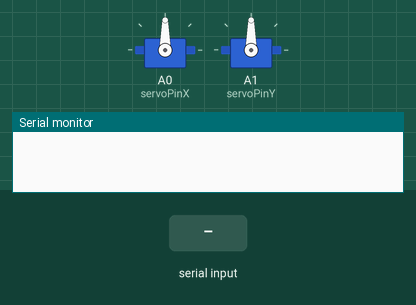
This sketch was run on a simulated Arduino Mega 2560, built with avr-gcc and run on an emulated ATmega2560. Shown: 2 × servo, the last lines printed to the serial monitor. Inputs (shaded band) come from the test bench.

Above: at 1.2 s.
1.3 s: "w" received over the second serial link
At 2.5 s:
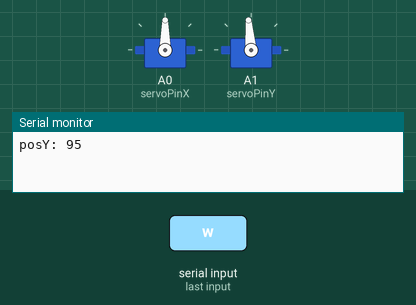
2.8 s: "w" received over the second serial link
At 3.6 s:
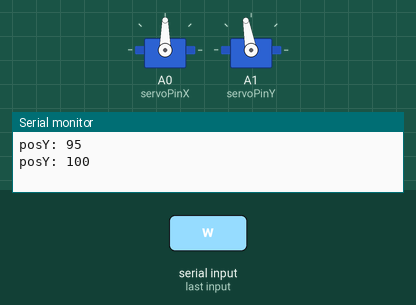
4.3 s: "a" received over the second serial link
At 4.7 s:
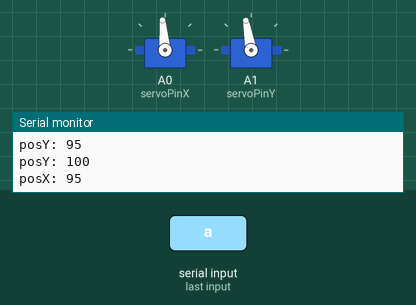
5.8 s: "a" received over the second serial link
At 7.0 s:
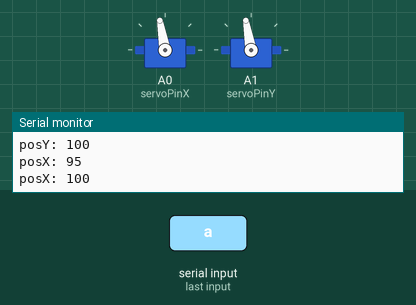
7.3 s: "z" received over the second serial link
At 8.2 s:
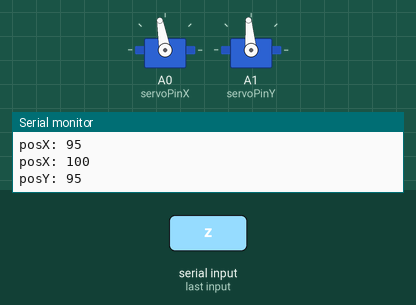
8.8 s: "s" received over the second serial link
At 9.4 s:
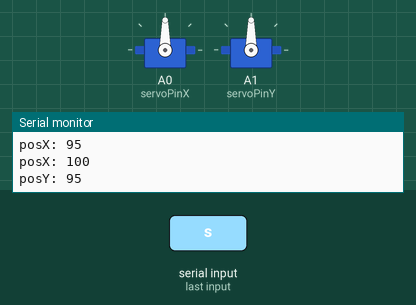
Timing chart, 0 to 11.3 s (numbered marks = the images above; inputs shaded):
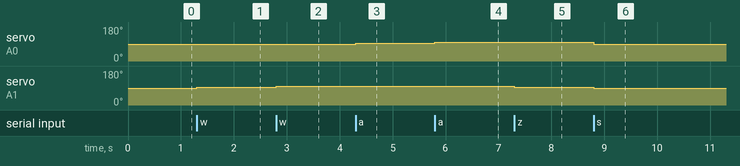

The sketch:

GimbalControl.ino
```cpp
// this program demonstrates the communication from the control laptop
// to the arduino and the control of the two servos in the supplied gimbal
//
// you need an USB cable to program the arduino

// pin number of on-board LED
int ledPin = 13;

#include <Servo.h>  // standard servo library

Servo servoX; // declare servo objects
Servo servoY;

int posY = 90; // initial servo posititions in degree
int posX = 90;

int servoPinX = A0; // arduino pins used to connect servo control signals
int servoPinY = A1;

// setup() is only run once
void setup() {
  Serial1.begin(115200); // ethernet cable or WiFi
  Serial.begin(9600);

  servoX.attach(servoPinX);
  servoY.attach(servoPinY);

  servoX.write(posX); // move to middle position
  servoY.write(posY);


  // read the input buffer until it is empty
  // any character in the buffer is ignored
  while (Serial1.available())
     Serial1.read();
}

// the commands in loop() are repeated forever
void loop() {
  if(Serial1.available() > 0)
  {
    char Command = Serial1.read();
    // if a w,z,a or d is pressed servos move with a step of
    // 5 degrees.
    // s moves to mid position
    switch(Command)
    {
      case 'w':
        if(posY + 5 <= 180) {
          posY = posY + 5;
          servoY.write(posY);
          logPosY();
        }
      break;
      case 'z':
        if(posY - 5 >= 5) {
          posY = posY - 5;
          servoY.write(posY);
          logPosY();
        }
      break;
      case 'a':
        if(posX + 5 <= 180) {
          posX = posX + 5;
          servoX.write(posX);
          logPosX();
        }
      break;
      case 'd':
        if(posX - 5 >= 5) {
          posX = posX - 5;
          servoX.write(posX);
          logPosX();
        }
      break;
      case 's':
        posX = 90;
        servoX.write(posX);
        posY = 90;
        servoY.write(posY);
      break;
    }
  }
}

void logPosX() {
  // logs the X position of the servo to the console
  Serial.print("posX: ");
  Serial.println(posX);
  Serial.println();
}


void logPosY() {
  // logs the Y position of the servo to the console
  Serial.print("posY: ");
  Serial.println(posY);
  Serial.println();
}
```

Measured:
- after the input at 1.3 s, servo on A1 (servoPinY): 90° → 95° at once
- after the input at 2.8 s, servo on A1 (servoPinY): 95° → 100° at once
- after the input at 4.3 s, servo on A0 (servoPinX): 90° → 95° at once
- after the input at 5.8 s, servo on A0 (servoPinX): 95° → 100° at once
- after the input at 7.3 s, servo on A1 (servoPinY): 100° → 95° at once
- after the input at 8.8 s, servo on A0 (servoPinX): 100° → 90° at once; servo on A1 (servoPinY): 95° → 90° at once
